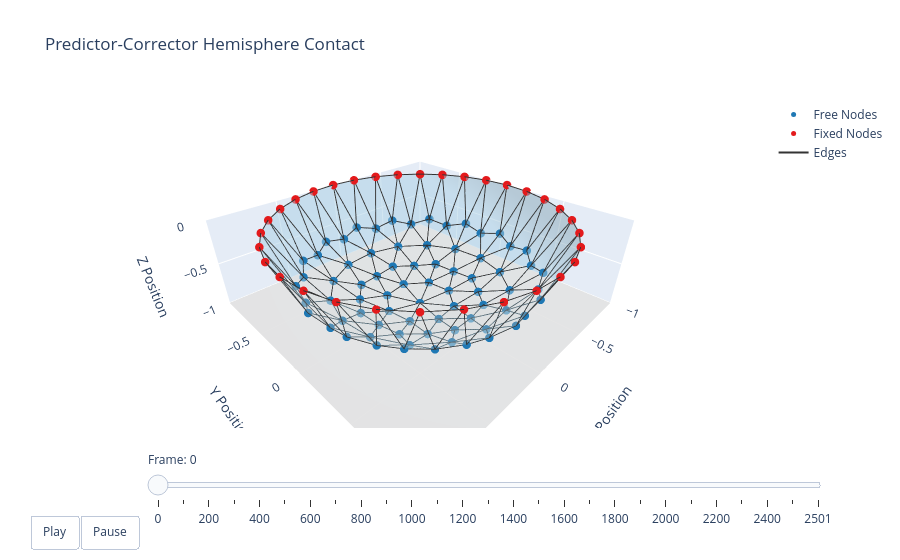

The cell this chart's notebook holds for it:
### Code cell
options = dismech.AnimationOptions(
    title='Predictor-Corrector Hemisphere Contact',
    # z_lim=(robot.env.ground_z + robot.env.ground_h - 1e-3,
    #        qs[:, 2::3].max() + 1e-3),
    plot_step=100
)

fixed_dof_history = [r.fixed_dof for r in robots]   # <-- new
fig = dismech.get_interactive_animation_plotly(robot, t_arr, qs, options,
                            fixed_dof_history=fixed_dof_history)
fig.show()

### Figure 1 — Plotly figure (JSON) as saved in the notebook; plotly's stock layout.template omitted (floating-point values rounded to 4 significant figures; data arrays with more than 128 entries replaced by an {"elided": "..."} marker saying what was removed)
{"data": [{"marker": {"color": "#1f78b4", "size": 5}, "mode": "markers", "name": "Free Nodes", "type": "scatter3d", "x": [-0.2231, 0.1282, -0.06436, 0.0006493, -0.07941, 0.0839, -0.2453, 0.2348, -0.3832, 0.3979, -0.5369, 0.5129, -0.6253, 0.6524, -0.7446, 0.7125, -0.7749, 0.8065, -0.8431, 0.8035, -0.8036, 0.8431, -0.8065, 0.7748, -0.7125, 0.7446, -0.6524, 0.6253, -0.5129, 0.5369, -0.3979, 0.3832, -0.2348, 0.2453, -0.0839, 0.07941, 0.05973, -0.1889, 0.299, -0.4071, 0.4931, -0.5648, 0.6118, -0.6365, 0.6355, -0.6115, 0.5642, -0.4925, 0.4077, -0.2988, 0.1888, -0.05961, 0.1278, -0.05093, -0.2236, 0.2716, -0.3405, 0.4076, -0.4449, 0.4339, -0.4341, 0.4453, -0.406, 0.3418, -0.2717, 0.2242, -0.1277, 0.05138, 0.06436, -0.124, 0.2231, -0.2471, 0.2477], "y": [-0.124, -0.222, -0.2471, 0.0001638, 0.8036, 0.8431, 0.8065, 0.7749, 0.7142, 0.7446, 0.6554, 0.6253, 0.5129, 0.5358, 0.3979, 0.3822, 0.2348, 0.2453, 0.0839, 0.07936, -0.07941, -0.0839, -0.2453, -0.2348, -0.3822, -0.3979, -0.5358, -0.5129, -0.6253, -0.6554, -0.7447, -0.7142, -0.7749, -0.8065, -0.8431, -0.8036, 0.6365, 0.6123, 0.5642, 0.4928, 0.4072, 0.299, 0.1883, 0.05973, -0.06028, -0.1885, -0.299, -0.4071, -0.4937, -0.5647, -0.6116, -0.6364, 0.4449, 0.4341, 0.4074, 0.3405, 0.2716, 0.223, 0.1278, 0.04901, -0.05093, -0.1282, -0.2231, -0.2728, -0.3405, -0.4071, -0.4449, -0.4335, 0.2471, 0.2231, 0.124, 0.06436, -0.06394], "z": [-0.9669, -0.9666, -0.9668, -1.0, -0.5898, -0.5312, -0.538, -0.5868, -0.5857, -0.5359, -0.5313, -0.5882, -0.5882, -0.536, -0.5359, -0.5884, -0.5868, -0.538, -0.5312, -0.59, -0.5898, -0.5312, -0.538, -0.5869, -0.5884, -0.5359, -0.536, -0.5882, -0.5882, -0.5313, -0.5359, -0.5857, -0.5868, -0.538, -0.5312, -0.5898, -0.769, -0.7677, -0.7696, -0.769, -0.7688, -0.7692, -0.7683, -0.769, -0.7698, -0.7685, -0.7696, -0.7693, -0.7681, -0.7693, -0.7683, -0.7691, -0.8864, -0.8994, -0.8854, -0.9002, -0.9002, -0.8855, -0.8864, -0.8996, -0.8994, -0.8862, -0.8862, -0.8993, -0.9001, -0.8854, -0.8864, -0.8997, -0.9668, -0.9669, -0.9669, -0.9668, -0.9667]}, {"marker": {"color": "#e31a1c", "size": 5}, "mode": "markers", "name": "Fixed Nodes", "type": "scatter3d", "x": [6.123e-17, -1.0, -1.837e-16, 1.0, 0.1951, 0.3827, 0.5556, 0.7071, 0.8315, 0.9239, 0.9808, 0.9808, 0.9239, 0.8315, 0.7071, 0.5556, 0.3827, 0.1951, -0.9808, -0.9239, -0.8315, -0.7071, -0.5556, -0.3827, -0.1951, -0.1951, -0.3827, -0.5556, -0.7071, -0.8315, -0.9239, -0.9808], "y": [1.0, 1.225e-16, -1.0, -2.449e-16, -0.9808, -0.9239, -0.8315, -0.7071, -0.5556, -0.3827, -0.1951, 0.1951, 0.3827, 0.5556, 0.7071, 0.8315, 0.9239, 0.9808, -0.1951, -0.3827, -0.5556, -0.7071, -0.8315, -0.9239, -0.9808, 0.9808, 0.9239, 0.8315, 0.7071, 0.5556, 0.3827, 0.1951], "z": [-0.0, -0.0, -0.0, -0.0, -0.0, -0.0, -0.0, -0.0, -0.0, -0.0, -0.0, -1.054e-08, -0.0, -0.0, -0.0, -0.0, -0.0, -0.0, -0.0, -0.0, -0.0, -0.0, -0.0, -0.0, -0.0, -0.0, -1.054e-08, -0.0, -0.0, -0.0, -1.054e-08, -0.0]}, {"marker": {"color": "#33a02c", "size": 5}, "mode": "markers", "name": "Partially Fixed Nodes (z only)", "type": "scatter3d", "x": [], "y": [], "z": []}, {"line": {"color": "#333333", "width": 2}, "mode": "lines", "name": "Edges", "type": "scatter3d", "x": {"elided": "840 float values"}, "y": {"elided": "840 float values"}, "z": {"elided": "840 float values"}}, {"color": "rgba(166, 206, 227, 0.7)", "i": {"elided": "176 int values"}, "j": {"elided": "176 int values"}, "k": {"elided": "176 int values"}, "name": "Faces", "opacity": 0.7, "showscale": false, "type": "mesh3d", "x": [6.123e-17, -1.0, -1.837e-16, 1.0, 0.1951, 0.3827, 0.5556, 0.7071, 0.8315, 0.9239, 0.9808, 0.9808, 0.9239, 0.8315, 0.7071, 0.5556, 0.3827, 0.1951, -0.9808, -0.9239, -0.8315, -0.7071, -0.5556, -0.3827, -0.1951, -0.1951, -0.3827, -0.5556, -0.7071, -0.8315, -0.9239, -0.9808, -0.2231, 0.1282, -0.06436, 0.0006493, -0.07941, 0.0839, -0.2453, 0.2348, -0.3832, 0.3979, -0.5369, 0.5129, -0.6253, 0.6524, -0.7446, 0.7125, -0.7749, 0.8065, -0.8431, 0.8035, -0.8036, 0.8431, -0.8065, 0.7748, -0.7125, 0.7446, -0.6524, 0.6253, -0.5129, 0.5369, -0.3979, 0.3832, -0.2348, 0.2453, -0.0839, 0.07941, 0.05973, -0.1889, 0.299, -0.4071, 0.4931, -0.5648, 0.6118, -0.6365, 0.6355, -0.6115, 0.5642, -0.4925, 0.4077, -0.2988, 0.1888, -0.05961, 0.1278, -0.05093, -0.2236, 0.2716, -0.3405, 0.4076, -0.4449, 0.4339, -0.4341, 0.4453, -0.406, 0.3418, -0.2717, 0.2242, -0.1277, 0.05138, 0.06436, -0.124, 0.2231, -0.2471, 0.2477], "y": [1.0, 1.225e-16, -1.0, -2.449e-16, -0.9808, -0.9239, -0.8315, -0.7071, -0.5556, -0.3827, -0.1951, 0.1951, 0.3827, 0.5556, 0.7071, 0.8315, 0.9239, 0.9808, -0.1951, -0.3827, -0.5556, -0.7071, -0.8315, -0.9239, -0.9808, 0.9808, 0.9239, 0.8315, 0.7071, 0.5556, 0.3827, 0.1951, -0.124, -0.222, -0.2471, 0.0001638, 0.8036, 0.8431, 0.8065, 0.7749, 0.7142, 0.7446, 0.6554, 0.6253, 0.5129, 0.5358, 0.3979, 0.3822, 0.2348, 0.2453, 0.0839, 0.07936, -0.07941, -0.0839, -0.2453, -0.2348, -0.3822, -0.3979, -0.5358, -0.5129, -0.6253, -0.6554, -0.7447, -0.7142, -0.7749, -0.8065, -0.8431, -0.8036, 0.6365, 0.6123, 0.5642, 0.4928, 0.4072, 0.299, 0.1883, 0.05973, -0.06028, -0.1885, -0.299, -0.4071, -0.4937, -0.5647, -0.6116, -0.6364, 0.4449, 0.4341, 0.4074, 0.3405, 0.2716, 0.223, 0.1278, 0.04901, -0.05093, -0.1282, -0.2231, -0.2728, -0.3405, -0.4071, -0.4449, -0.4335, 0.2471, 0.2231, 0.124, 0.06436, -0.06394], "z": [-0.0, -0.0, -0.0, -0.0, -0.0, -0.0, -0.0, -0.0, -0.0, -0.0, -0.0, -1.054e-08, -0.0, -0.0, -0.0, -0.0, -0.0, -0.0, -0.0, -0.0, -0.0, -0.0, -0.0, -0.0, -0.0, -0.0, -1.054e-08, -0.0, -0.0, -0.0, -1.054e-08, -0.0, -0.9669, -0.9666, -0.9668, -1.0, -0.5898, -0.5312, -0.538, -0.5868, -0.5857, -0.5359, -0.5313, -0.5882, -0.5882, -0.536, -0.5359, -0.5884, -0.5868, -0.538, -0.5312, -0.59, -0.5898, -0.5312, -0.538, -0.5869, -0.5884, -0.5359, -0.536, -0.5882, -0.5882, -0.5313, -0.5359, -0.5857, -0.5868, -0.538, -0.5312, -0.5898, -0.769, -0.7677, -0.7696, -0.769, -0.7688, -0.7692, -0.7683, -0.769, -0.7698, -0.7685, -0.7696, -0.7693, -0.7681, -0.7693, -0.7683, -0.7691, -0.8864, -0.8994, -0.8854, -0.9002, -0.9002, -0.8855, -0.8864, -0.8996, -0.8994, -0.8862, -0.8862, -0.8993, -0.9001, -0.8854, -0.8864, -0.8997, -0.9668, -0.9669, -0.9669, -0.9668, -0.9667]}, {"colorscale": [[0, "lightgray"], [1, "lightgray"]], "opacity": 0.9, "showscale": false, "type": "surface", "x": [[-1.5, 1.5], [-1.5, 1.5]], "y": [[-1.5, -1.5], [1.5, 1.5]], "z": [[-1, -1], [-1, -1]]}], "layout": {"scene": {"camera": {"eye": {"x": 1.225, "y": 1.225, "z": 1.0}}, "xaxis": {"range": [-1, 1], "title": {"text": "X Position"}}, "yaxis": {"range": [-1, 1], "title": {"text": "Y Position"}}, "zaxis": {"range": [-1, 0], "title": {"text": "Z Position"}}}, "sliders": [{"currentvalue": {"prefix": "Frame: "}, "steps": [{"args": [["0"], {"frame": {"duration": 50, "redraw": true}, "mode": "immediate"}], "label": "0", "method": "animate"}, {"args": [["1"], {"frame": {"duration": 50, "redraw": true}, "mode": "immediate"}], "label": "100", "method": "animate"}, {"args": [["2"], {"frame": {"duration": 50, "redraw": true}, "mode": "immediate"}], "label": "200", "method": "animate"}, {"args": [["3"], {"frame": {"duration": 50, "redraw": true}, "mode": "immediate"}], "label": "300", "method": "animate"}, {"args": [["4"], {"frame": {"duration": 50, "redraw": true}, "mode": "immediate"}], "label": "400", "method": "animate"}, {"args": [["5"], {"frame": {"duration": 50, "redraw": true}, "mode": "immediate"}], "label": "500", "method": "animate"}, {"args": [["6"], {"frame": {"duration": 50, "redraw": true}, "mode": "immediate"}], "label": "600", "method": "animate"}, {"args": [["7"], {"frame": {"duration": 50, "redraw": true}, "mode": "immediate"}], "label": "700", "method": "animate"}, {"args": [["8"], {"frame": {"duration": 50, "redraw": true}, "mode": "immediate"}], "label": "800", "method": "animate"}, {"args": [["9"], {"frame": {"duration": 50, "redraw": true}, "mode": "immediate"}], "label": "900", "method": "animate"}, {"args": [["10"], {"frame": {"duration": 50, "redraw": true}, "mode": "immediate"}], "label": "1000", "method": "animate"}, {"args": [["11"], {"frame": {"duration": 50, "redraw": true}, "mode": "immediate"}], "label": "1100", "method": "animate"}, {"args": [["12"], {"frame": {"duration": 50, "redraw": true}, "mode": "immediate"}], "label": "1200", "method": "animate"}, {"args": [["13"], {"frame": {"duration": 50, "redraw": true}, "mode": "immediate"}], "label": "1300", "method": "animate"}, {"args": [["14"], {"frame": {"duration": 50, "redraw": true}, "mode": "immediate"}], "label": "1400", "method": "animate"}, {"args": [["15"], {"frame": {"duration": 50, "redraw": true}, "mode": "immediate"}], "label": "1500", "method": "animate"}, {"args": [["16"], {"frame": {"duration": 50, "redraw": true}, "mode": "immediate"}], "label": "1600", "method": "animate"}, {"args": [["17"], {"frame": {"duration": 50, "redraw": true}, "mode": "immediate"}], "label": "1700", "method": "animate"}, {"args": [["18"], {"frame": {"duration": 50, "redraw": true}, "mode": "immediate"}], "label": "1800", "method": "animate"}, {"args": [["19"], {"frame": {"duration": 50, "redraw": true}, "mode": "immediate"}], "label": "1900", "method": "animate"}, {"args": [["20"], {"frame": {"duration": 50, "redraw": true}, "mode": "immediate"}], "label": "2000", "method": "animate"}, {"args": [["21"], {"frame": {"duration": 50, "redraw": true}, "mode": "immediate"}], "label": "2100", "method": "animate"}, {"args": [["22"], {"frame": {"duration": 50, "redraw": true}, "mode": "immediate"}], "label": "2200", "method": "animate"}, {"args": [["23"], {"frame": {"duration": 50, "redraw": true}, "mode": "immediate"}], "label": "2300", "method": "animate"}, {"args": [["24"], {"frame": {"duration": 50, "redraw": true}, "mode": "immediate"}], "label": "2400", "method": "animate"}, {"args": [["25"], {"frame": {"duration": 50, "redraw": true}, "mode": "immediate"}], "label": "2500", "method": "animate"}, {"args": [["26"], {"frame": {"duration": 50, "redraw": true}, "mode": "immediate"}], "label": "2501", "method": "animate"}], "transition": {"duration": 0}, "x": 0.1, "y": 0}], "title": {"text": "Predictor-Corrector Hemisphere Contact"}, "updatemenus": [{"buttons": [{"args": [null, {"frame": {"duration": 50, "redraw": true}, "fromcurrent": true}], "label": "Play", "method": "animate"}, {"args": [[null], {"frame": {"duration": 0, "redraw": true}, "mode": "immediate"}], "label": "Pause", "method": "animate"}], "direction": "left", "pad": {"r": 10, "t": 87}, "showactive": false, "type": "buttons", "x": 0.1, "xanchor": "right", "y": 0, "yanchor": "top"}]}}
